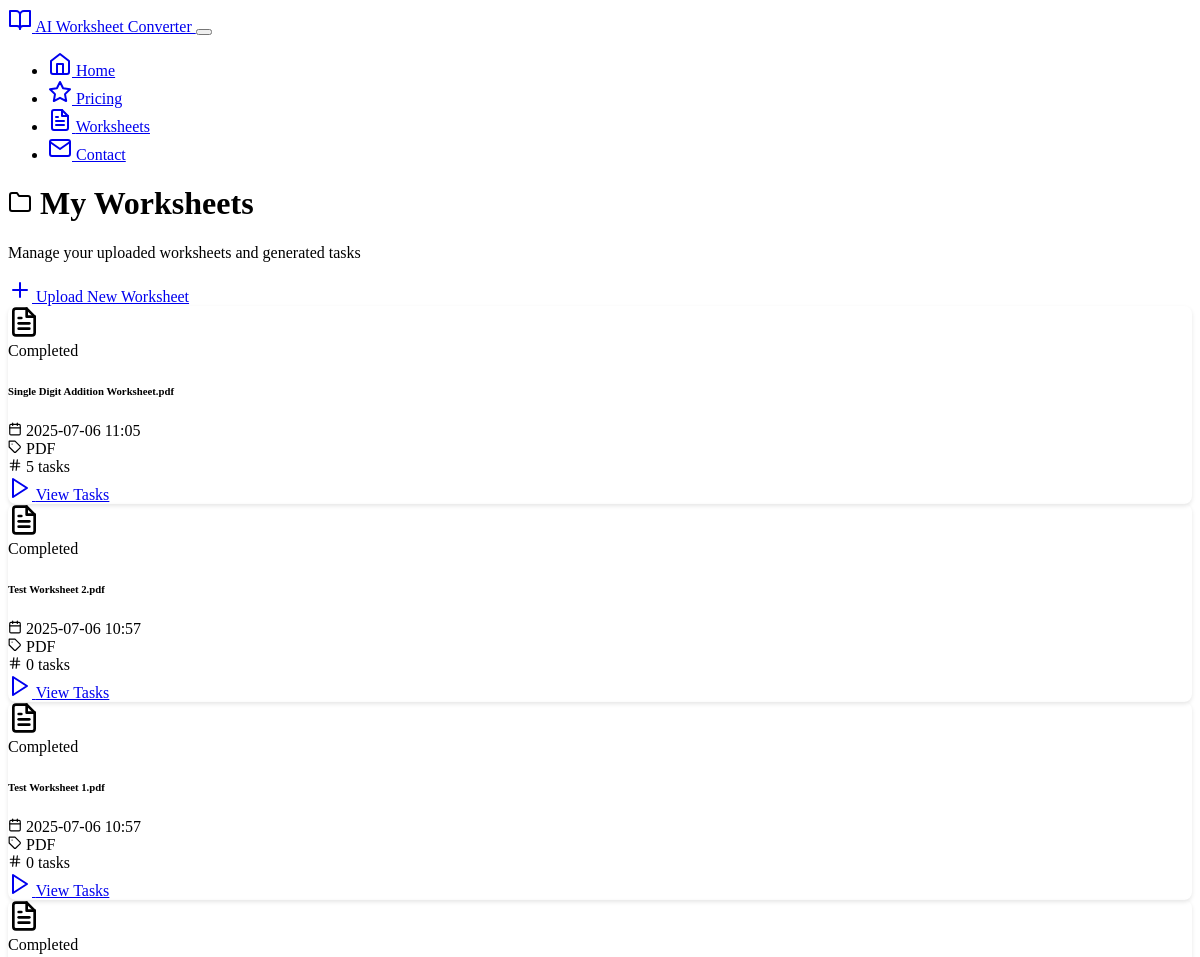
/worksheets (upper part), run on an earlier commit of the app's database.
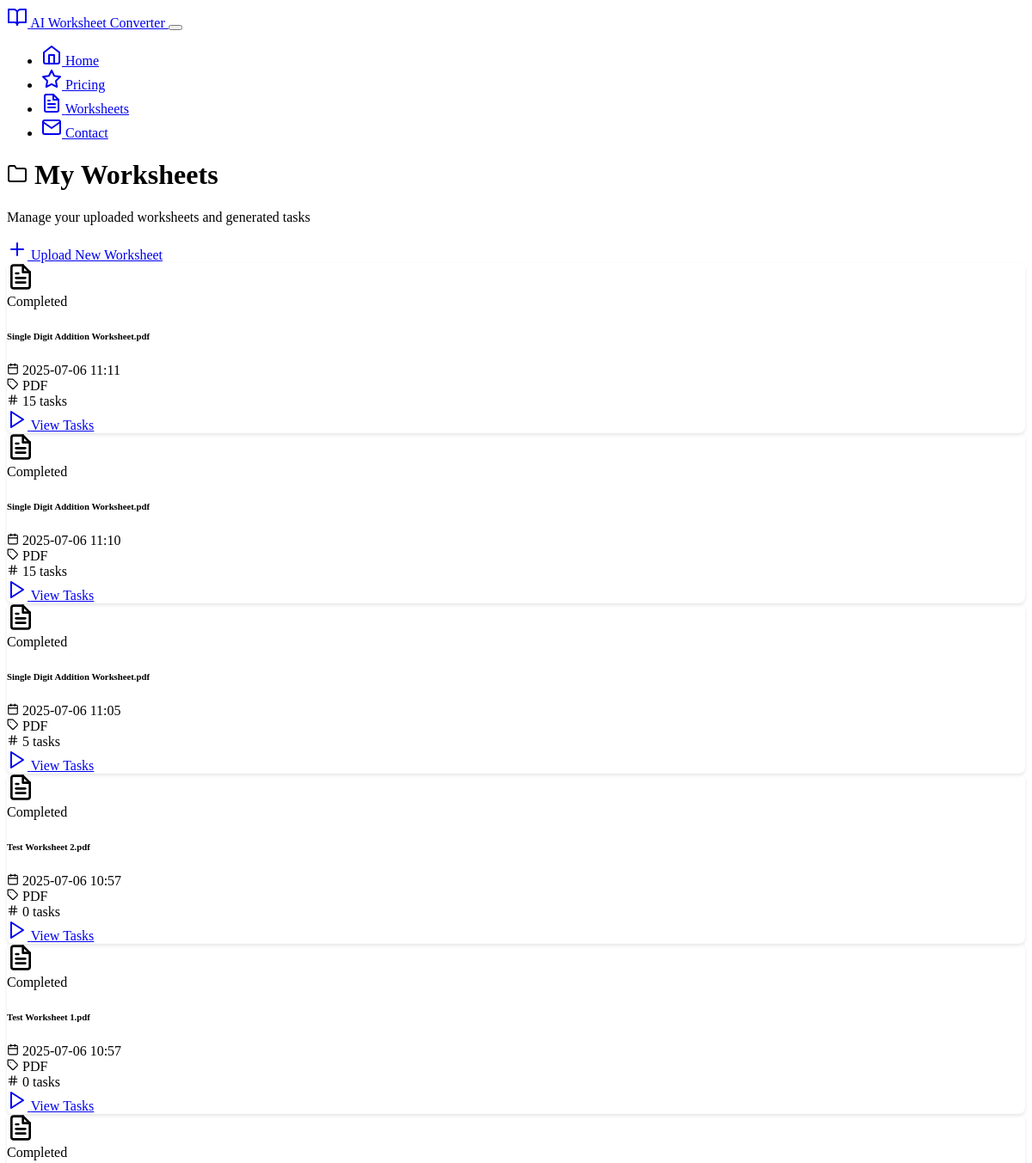
And on a later commit of the database.
### models.py (models this page shows)
class Worksheet(db.Model):
    id = db.Column(db.Integer, primary_key=True)
    filename = db.Column(db.String(255), nullable=False)
    original_filename = db.Column(db.String(255), nullable=False)
    file_type = db.Column(db.String(10), nullable=False)  # 'pdf' or 'docx'
    extracted_text = db.Column(Text)
    upload_date = db.Column(db.DateTime, default=datetime.utcnow)
    processing_status = db.Column(db.String(20), default='pending')  # pending, processing, completed, failed
    user_id = db.Column(db.Integer, db.ForeignKey('user.id'), nullable=True)  # Link to user
    tasks = db.relationship('Task', backref='worksheet', lazy=True, cascade='all, delete-orphan')

### routes/tasks.py (the view)
@tasks_bp.route('/worksheets')
def list_worksheets():
    try:
        worksheets = Worksheet.query.order_by(Worksheet.upload_date.desc()).all()
        return render_template('worksheets.html', worksheets=worksheets)
    except Exception as e:
        logger.error(f"Error listing worksheets: {str(e)}")
        flash(f'Error loading worksheets: {str(e)}', 'error')
        return redirect(url_for('index'))

### templates/worksheets.html (shortened to what this page needs)
{% extends "base.html" %}
{% block content %}
<div class="row">
    <div class="col-lg-10 mx-auto">
        <div class="d-flex justify-content-between align-items-center mb-4">
            <div>
                <h1 class="h3 mb-1">
                    <i data-feather="folder" class="me-2"></i>
                    My Worksheets
                </h1>
                <p class="text-muted mb-0">Manage your uploaded worksheets and generated tasks</p>
            </div>
            <div>
                <a href="{{ url_for('index') }}" class="btn btn-primary">
                    <i data-feather="plus" class="me-1"></i>
                    Upload New Worksheet
                </a>
            </div>
        </div>
        {% if worksheets %}
            <div class="row">
                {% for worksheet in worksheets %}
                    <div class="col-md-6 col-lg-4 mb-4">
                        <div class="card h-100">
                            <div class="card-body">
                                <div class="d-flex justify-content-between align-items-start mb-3">
                                    <div class="file-icon">
                                        {% if worksheet.file_type == 'pdf' %}
                                            <i data-feather="file-text" class="text-danger" style="width: 32px; height: 32px;"></i>
                                        {% else %}
                                            <i data-feather="file" class="text-primary" style="width: 32px; height: 32px;"></i>
                                        {% endif %}
                                    </div>
                                    <span class="badge bg-{{ 'success' if worksheet.processing_status == 'completed' else 'warning' if worksheet.processing_status == 'processing' else 'danger' }}">
                                        {{ worksheet.processing_status.title() }}
                                    </span>
                                </div>
                                <h6 class="card-title text-truncate" title="{{ worksheet.original_filename }}">
                                    {{ worksheet.original_filename }}
                                </h6>
                                <div class="card-text text-muted small mb-3">
                                    <div class="mb-1">
                                        <i data-feather="calendar" class="me-1" style="width: 14px; height: 14px;"></i>
                                        {{ worksheet.upload_date.strftime('%Y-%m-%d %H:%M') }}
                                    </div>
                                    <div class="mb-1">
                                        <i data-feather="tag" class="me-1" style="width: 14px; height: 14px;"></i>
                                        {{ worksheet.file_type.upper() }}
                                    </div>
                                    <div>
                                        <i data-feather="hash" class="me-1" style="width: 14px; height: 14px;"></i>
                                        {{ worksheet.tasks|length }} tasks
                                    </div>
                                </div>
                            </div>
                            <div class="card-footer bg-transparent">
                                {% if worksheet.processing_status == 'completed' %}
                                    <a href="{{ url_for('tasks.view_tasks', worksheet_id=worksheet.id) }}"
                                       class="btn btn-primary btn-sm w-100">
                                        <i data-feather="play" class="me-1"></i>
                                        View Tasks
                                    </a>
                                {% elif worksheet.processing_status == 'processing' %}
                                    <button class="btn btn-warning btn-sm w-100" disabled>
                                        <span class="spinner-border spinner-border-sm me-2" role="status"></span>
                                        Processing...
                                    </button>
                                {% else %}
                                    <button class="btn btn-danger btn-sm w-100" disabled>
                                        <i data-feather="alert-circle" class="me-1"></i>
                                        Processing Failed
                                    </button>
                                {% endif %}
                            </div>
                        </div>
                    </div>
                {% endfor %}
            </div>
        {% endif %}
    </div>
</div>
{% endblock %}

### templates/base.html (shortened to what this page needs)
<!DOCTYPE html>
<html lang="en" data-bs-theme="dark">
<head>
    <link href="https://cdn.replit.com/agent/bootstrap-agent-dark-theme.min.css" rel="stylesheet">
    <link rel="stylesheet" href="{{ url_for('static', filename='css/custom.css') }}">
</head>
<body>
    <nav class="navbar navbar-expand-lg navbar-dark bg-dark">
        <div class="container">
            <a class="navbar-brand" href="{{ url_for('index') }}">
                <i data-feather="book-open" class="me-2"></i>
                AI Worksheet Converter
            </a>
            <button class="navbar-toggler" type="button" data-bs-toggle="collapse" data-bs-target="#navbarNav">
            </button>
            <div class="collapse navbar-collapse" id="navbarNav">
                <ul class="navbar-nav ms-auto">
                    <li class="nav-item">
                        <a class="nav-link" href="{{ url_for('index') }}">
                            <i data-feather="home" class="me-1"></i>
                            Home
                        </a>
                    </li>
                    <li class="nav-item">
                        <a class="nav-link" href="{{ url_for('subscription.pricing') }}">
                            <i data-feather="star" class="me-1"></i>
                            Pricing
                        </a>
                    </li>
                    <li class="nav-item">
                        <a class="nav-link" href="{{ url_for('tasks.list_worksheets') }}">
                            <i data-feather="file-text" class="me-1"></i>
                            Worksheets
                        </a>
                    </li>
                    <li class="nav-item">
                        <a class="nav-link" href="{{ url_for('contact.contact') }}">
                            <i data-feather="mail" class="me-1"></i>
                            Contact
                        </a>
                    </li>
                </ul>
            </div>
        </div>
    </nav>
    <main class="container my-4">
        {% block content %}{% endblock %}
    </main>
</body>
</html>

### static/css/custom.css (style rules this page uses)
:root { --task-border-radius: 8px; --task-shadow: 0 2px 4px rgba(0, 0, 0, 0.1); --success-color: #22c55e; --error-color: #ef4444; --warning-color: #f59e0b; }
.btn { border-radius: 6px; font-weight: 500; transition: all 0.2s ease; }
.card { border-radius: var(--task-border-radius); box-shadow: var(--task-shadow); transition: all 0.3s ease; }

What changed in the data, as far as the page shows it:
added Worksheet: processing_status "Completed", original_filename "Single Digit Addition Worksheet.pdf", upload_date "2025-07-06 11:11", file_type "PDF", tasks|length "15"
added Worksheet: processing_status "Completed", original_filename "Single Digit Addition Worksheet.pdf", upload_date "2025-07-06 11:10", file_type "PDF", tasks|length "15"
